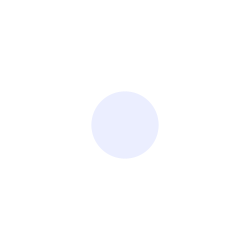
Frame 1 (no input)
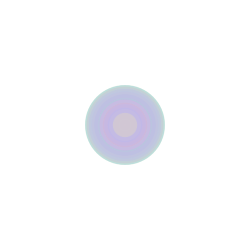
Frame 60 (the mouse pressed at the canvas centre just before this capture)
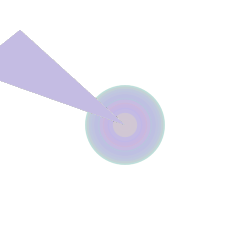
Frame 120 (the mouse held since frame 60 and released just before this capture)

The Processing sketch that drew these frames (run headless with seeded random() and noise(); from frame 60 on, the mouse is pressed at the canvas centre):

// Processing sketch: processing_103808
// ── processing_103808.pde

int counter;

void setup() {  //setup function called initially, only once
  size(250, 250);
  background(255);  //set background white
  colorMode(HSB);   //set colors to Hue, Saturation, Brightness mode
  counter = 0;
}

void draw() {  //draw function loops 
  counter++;
  noStroke();
  fill(random(255),100,255,50);
  
  if(mousePressed == true) { //add some interaction
    triangle(mouseX, mouseY, 20, 30, -30, 70);
  }
  else {
    ellipse(width/2, height/2, 80*sin(counter), 80*sin(counter));
  }
}
